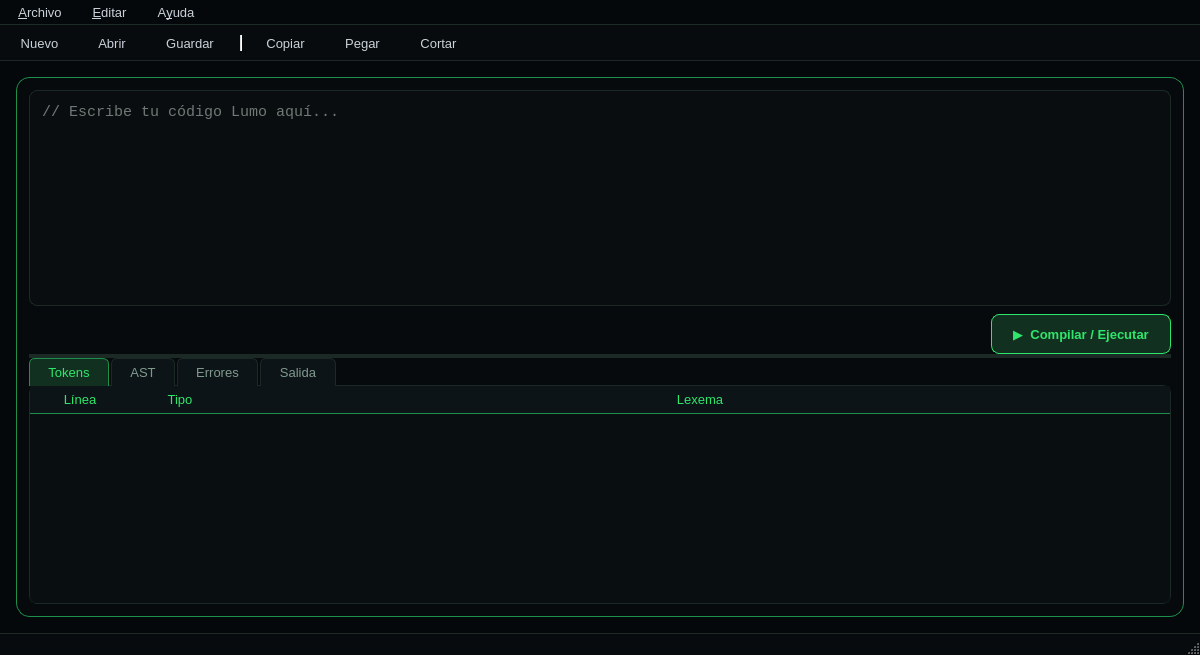
<?xml version="1.0" encoding="UTF-8"?>
<ui version="4.0">
 <class>EditorLumo</class>
 <widget class="QMainWindow" name="EditorLumo">
  <property name="geometry">
   <rect>
    <x>0</x>
    <y>0</y>
    <width>1200</width>
    <height>655</height>
   </rect>
  </property>
  <property name="minimumSize">
   <size>
    <width>800</width>
    <height>450</height>
   </size>
  </property>
  <property name="windowTitle">
   <string>Editor Lumo</string>
  </property>
  <property name="styleSheet">
   <string notr="true">/* ===== Base futurista: fondo oscuro con cuadrícula verde ===== */
QMainWindow {
    background-color: #05080a;
    background-image: url(:/fondo/cuadricula.png);
    background-repeat: repeat;
}
QWidget#centralwidget {
    background-color: #05080a;
    background-image: url(:/fondo/cuadricula.png);
    background-repeat: repeat;
}
QWidget {
    color: #c9d1d9;
    font-family: "Inter", "Segoe UI", "Noto Sans", sans-serif;
    font-size: 10pt;
}

/* ===== Marco principal con borde verde brillante (translúcido) ===== */
QFrame#marcoPrincipal {
    background-color: rgba(8, 12, 14, 150);
    border: 1px solid #1f8f4e;
    border-radius: 14px;
}

/* ===== Editor de código (translúcido) ===== */
QPlainTextEdit#plainTextEdit {
    background-color: rgba(10, 15, 18, 160);
    color: #d6e4dc;
    border: 1px solid #1c2a26;
    border-radius: 8px;
    padding: 8px;
    selection-background-color: #1f8f4e;
    selection-color: #ffffff;
    font-family: "JetBrains Mono", "Fira Code", "DejaVu Sans Mono", "Consolas", monospace;
    font-size: 11pt;
}
QPlainTextEdit#plainTextEdit:focus {
    border: 1px solid #2ee66b;
}

/* ===== Botón Compilar / Ejecutar ===== */
QPushButton#botonCompilar {
    background-color: #12301f;
    color: #2ee66b;
    border: 1px solid #2ee66b;
    border-radius: 8px;
    padding: 8px 20px;
    font-weight: 600;
    min-height: 22px;
}
QPushButton#botonCompilar:hover {
    background-color: #1a4a2e;
    color: #7dffa8;
    border: 1px solid #7dffa8;
}
QPushButton#botonCompilar:pressed {
    background-color: #2ee66b;
    color: #05080a;
}

/* ===== Pestañas ===== */
QTabWidget::pane {
    border: 1px solid #1c2a26;
    border-radius: 8px;
    background-color: rgba(10, 15, 18, 160);
    top: -1px;
}
QTabBar::tab {
    background-color: #0d1417;
    color: #7f9a8d;
    padding: 6px 18px;
    border: 1px solid #1c2a26;
    border-bottom: none;
    border-top-left-radius: 6px;
    border-top-right-radius: 6px;
    margin-right: 2px;
}
QTabBar::tab:selected {
    background-color: #12301f;
    color: #2ee66b;
    border-color: #1f8f4e;
}
QTabBar::tab:hover:!selected {
    color: #c9d1d9;
    background-color: #111b1e;
}

/* ===== Listas / tablas / texto de paneles ===== */
QTreeWidget, QTableWidget, QPlainTextEdit#textoSalida, QListWidget {
    background-color: rgba(10, 15, 18, 160);
    color: #d6e4dc;
    border: none;
    alternate-background-color: rgba(13, 20, 23, 160);
    gridline-color: #1c2a26;
    font-family: "JetBrains Mono", "Fira Code", "DejaVu Sans Mono", "Consolas", monospace;
}
QHeaderView::section {
    background-color: #0d1417;
    color: #2ee66b;
    border: none;
    border-bottom: 1px solid #1f8f4e;
    padding: 4px 8px;
}

/* ===== Menús, barra de herramientas, estado ===== */
QMenuBar {
    background-color: #05080a;
    color: #c9d1d9;
    border-bottom: 1px solid #1c2a26;
}
QMenuBar::item {
    padding: 5px 12px;
    background: transparent;
}
QMenuBar::item:selected {
    background-color: #12301f;
    color: #2ee66b;
    border-radius: 4px;
}
QMenu {
    background-color: #0a0f12;
    border: 1px solid #1f8f4e;
    border-radius: 6px;
    padding: 4px;
}
QMenu::item {
    padding: 6px 24px;
    border-radius: 4px;
}
QMenu::item:selected {
    background-color: #12301f;
    color: #2ee66b;
}
QMenu::separator {
    height: 1px;
    background: #1c2a26;
    margin: 4px 8px;
}
QToolBar {
    background-color: #070b0d;
    border: none;
    border-bottom: 1px solid #1c2a26;
    spacing: 6px;
    padding: 4px;
}
QToolButton {
    background: transparent;
    color: #c9d1d9;
    border: 1px solid transparent;
    border-radius: 6px;
    padding: 4px 10px;
}
QToolButton:hover {
    background-color: #12301f;
    border: 1px solid #1f8f4e;
    color: #2ee66b;
}
QStatusBar {
    background-color: #070b0d;
    color: #7f9a8d;
    border-top: 1px solid #1c2a26;
}
QLabel#etiquetaPosicion, QLabel#etiquetaEstado {
    color: #2ee66b;
    padding: 0 8px;
}

/* ===== Scrollbars ===== */
QScrollBar:vertical {
    background: #070b0d;
    width: 10px;
    margin: 0;
}
QScrollBar::handle:vertical {
    background: #1f8f4e;
    border-radius: 5px;
    min-height: 24px;
}
QScrollBar::add-line:vertical, QScrollBar::sub-line:vertical { height: 0; }
QScrollBar:horizontal {
    background: #070b0d;
    height: 10px;
    margin: 0;
}
QScrollBar::handle:horizontal {
    background: #1f8f4e;
    border-radius: 5px;
    min-width: 24px;
}
QScrollBar::add-line:horizontal, QScrollBar::sub-line:horizontal { width: 0; }
QSplitter::handle {
    background-color: #1c2a26;
}
QSplitter::handle:hover {
    background-color: #2ee66b;
}</string>
  </property>
  <widget class="QWidget" name="centralwidget">
   <layout class="QVBoxLayout" name="layoutCentral">
    <property name="spacing">
     <number>8</number>
    </property>
    <property name="leftMargin">
     <number>16</number>
    </property>
    <property name="topMargin">
     <number>16</number>
    </property>
    <property name="rightMargin">
     <number>16</number>
    </property>
    <property name="bottomMargin">
     <number>16</number>
    </property>
    <item>
     <widget class="QFrame" name="marcoPrincipal">
      <property name="frameShape">
       <enum>QFrame::StyledPanel</enum>
      </property>
      <property name="frameShadow">
       <enum>QFrame::Plain</enum>
      </property>
      <layout class="QVBoxLayout" name="layoutMarco">
       <property name="spacing">
        <number>10</number>
       </property>
       <property name="leftMargin">
        <number>12</number>
       </property>
       <property name="topMargin">
        <number>12</number>
       </property>
       <property name="rightMargin">
        <number>12</number>
       </property>
       <property name="bottomMargin">
        <number>12</number>
       </property>
       <item>
        <widget class="QSplitter" name="splitterPrincipal">
         <property name="orientation">
          <enum>Qt::Vertical</enum>
         </property>
         <property name="handleWidth">
          <number>4</number>
         </property>
         <widget class="QWidget" name="contenedorEditor">
          <layout class="QVBoxLayout" name="layoutEditor">
           <property name="spacing">
            <number>8</number>
           </property>
           <property name="leftMargin">
            <number>0</number>
           </property>
           <property name="topMargin">
            <number>0</number>
           </property>
           <property name="rightMargin">
            <number>0</number>
           </property>
           <property name="bottomMargin">
            <number>0</number>
           </property>
           <item>
            <widget class="EditorCodigo" name="plainTextEdit">
             <property name="font">
              <font>
               <family>Monospace</family>
               <pointsize>11</pointsize>
              </font>
             </property>
             <property name="lineWrapMode">
              <enum>QPlainTextEdit::NoWrap</enum>
             </property>
             <property name="tabStopDistance">
              <double>32.000000000000000</double>
             </property>
             <property name="placeholderText">
              <string>// Escribe tu código Lumo aquí...</string>
             </property>
            </widget>
           </item>
           <item>
            <layout class="QHBoxLayout" name="layoutBotonEjecutar">
             <property name="spacing">
              <number>8</number>
             </property>
             <item>
              <spacer name="espaciadorIzquierdo">
               <property name="orientation">
                <enum>Qt::Horizontal</enum>
               </property>
               <property name="sizeHint" stdset="0">
                <size>
                 <width>40</width>
                 <height>20</height>
                </size>
               </property>
              </spacer>
             </item>
             <item>
              <widget class="QPushButton" name="botonCompilar">
               <property name="minimumSize">
                <size>
                 <width>180</width>
                 <height>36</height>
                </size>
               </property>
               <property name="cursor">
                <cursorShape>PointingHandCursor</cursorShape>
               </property>
               <property name="toolTip">
                <string>Compilar y ejecutar el código (F5)</string>
               </property>
               <property name="text">
                <string>▶  Compilar / Ejecutar</string>
               </property>
               <property name="shortcut">
                <string>F5</string>
               </property>
              </widget>
             </item>
            </layout>
           </item>
          </layout>
         </widget>
         <widget class="QTabWidget" name="panelesResultados">
          <property name="currentIndex">
           <number>0</number>
          </property>
          <property name="documentMode">
           <bool>false</bool>
          </property>
          <widget class="QWidget" name="pestañasTokens">
           <attribute name="title">
            <string>Tokens</string>
           </attribute>
           <layout class="QVBoxLayout" name="layoutTokens">
            <property name="leftMargin">
             <number>0</number>
            </property>
            <property name="topMargin">
             <number>0</number>
            </property>
            <property name="rightMargin">
             <number>0</number>
            </property>
            <property name="bottomMargin">
             <number>0</number>
            </property>
            <item>
             <widget class="QTableWidget" name="tablaTokens">
              <property name="alternatingRowColors">
               <bool>true</bool>
              </property>
              <property name="editTriggers">
               <set>QAbstractItemView::NoEditTriggers</set>
              </property>
              <property name="selectionBehavior">
               <enum>QAbstractItemView::SelectRows</enum>
              </property>
              <attribute name="horizontalHeaderStretchLastSection">
               <bool>true</bool>
              </attribute>
              <attribute name="verticalHeaderVisible">
               <bool>false</bool>
              </attribute>
              <column>
               <property name="text">
                <string>Línea</string>
               </property>
              </column>
              <column>
               <property name="text">
                <string>Tipo</string>
               </property>
              </column>
              <column>
               <property name="text">
                <string>Lexema</string>
               </property>
              </column>
             </widget>
            </item>
           </layout>
          </widget>
          <widget class="QWidget" name="pestañasAST">
           <attribute name="title">
            <string>AST</string>
           </attribute>
           <layout class="QVBoxLayout" name="layoutAST">
            <property name="leftMargin">
             <number>0</number>
            </property>
            <property name="topMargin">
             <number>0</number>
            </property>
            <property name="rightMargin">
             <number>0</number>
            </property>
            <property name="bottomMargin">
             <number>0</number>
            </property>
            <item>
             <widget class="QTreeWidget" name="arbolAST">
              <property name="alternatingRowColors">
               <bool>true</bool>
              </property>
              <column>
               <property name="text">
                <string>Nodo</string>
               </property>
              </column>
             </widget>
            </item>
           </layout>
          </widget>
          <widget class="QWidget" name="pestañasErrores">
           <attribute name="title">
            <string>Errores</string>
           </attribute>
           <layout class="QVBoxLayout" name="layoutErrores">
            <property name="leftMargin">
             <number>0</number>
            </property>
            <property name="topMargin">
             <number>0</number>
            </property>
            <property name="rightMargin">
             <number>0</number>
            </property>
            <property name="bottomMargin">
             <number>0</number>
            </property>
            <item>
             <widget class="QTableWidget" name="tablaErrores">
              <property name="alternatingRowColors">
               <bool>true</bool>
              </property>
              <property name="editTriggers">
               <set>QAbstractItemView::NoEditTriggers</set>
              </property>
              <property name="selectionBehavior">
               <enum>QAbstractItemView::SelectRows</enum>
              </property>
              <attribute name="horizontalHeaderStretchLastSection">
               <bool>true</bool>
              </attribute>
              <attribute name="verticalHeaderVisible">
               <bool>false</bool>
              </attribute>
              <column>
               <property name="text">
                <string>Línea</string>
               </property>
              </column>
              <column>
               <property name="text">
                <string>Columna</string>
               </property>
              </column>
              <column>
               <property name="text">
                <string>Descripción</string>
               </property>
              </column>
             </widget>
            </item>
           </layout>
          </widget>
          <widget class="QWidget" name="pestañasSalida">
           <attribute name="title">
            <string>Salida</string>
           </attribute>
           <layout class="QVBoxLayout" name="layoutSalida">
            <property name="leftMargin">
             <number>0</number>
            </property>
            <property name="topMargin">
             <number>0</number>
            </property>
            <property name="rightMargin">
             <number>0</number>
            </property>
            <property name="bottomMargin">
             <number>0</number>
            </property>
            <item>
             <widget class="QPlainTextEdit" name="textoSalida">
              <property name="font">
               <font>
                <family>Monospace</family>
                <pointsize>10</pointsize>
               </font>
              </property>
              <property name="readOnly">
               <bool>true</bool>
              </property>
              <property name="placeholderText">
               <string>La salida del programa aparecerá aquí...</string>
              </property>
             </widget>
            </item>
           </layout>
          </widget>
         </widget>
        </widget>
       </item>
      </layout>
     </widget>
    </item>
   </layout>
  </widget>
  <widget class="QMenuBar" name="barraMenu">
   <property name="geometry">
    <rect>
     <x>0</x>
     <y>0</y>
     <width>1200</width>
     <height>30</height>
    </rect>
   </property>
   <widget class="QMenu" name="menuArchivo">
    <property name="title">
     <string>&amp;Archivo</string>
    </property>
    <addaction name="actionNuevo"/>
    <addaction name="actionAbrir"/>
    <addaction name="actionGuardar"/>
   </widget>
   <widget class="QMenu" name="menuEditar">
    <property name="title">
     <string>&amp;Editar</string>
    </property>
    <addaction name="actionCopiar"/>
    <addaction name="actionPegar"/>
    <addaction name="actionCortar"/>
   </widget>
   <widget class="QMenu" name="menuAyuda">
    <property name="title">
     <string>A&amp;yuda</string>
    </property>
    <addaction name="actionAcercaDe"/>
   </widget>
   <addaction name="menuArchivo"/>
   <addaction name="menuEditar"/>
   <addaction name="menuAyuda"/>
  </widget>
  <widget class="QToolBar" name="barraHerramientas">
   <property name="windowTitle">
    <string>Barra de herramientas</string>
   </property>
   <property name="movable">
    <bool>false</bool>
   </property>
   <property name="iconSize">
    <size>
     <width>18</width>
     <height>18</height>
    </size>
   </property>
   <property name="toolButtonStyle">
    <enum>Qt::ToolButtonTextOnly</enum>
   </property>
   <attribute name="toolBarArea">
    <enum>TopToolBarArea</enum>
   </attribute>
   <attribute name="toolBarBreak">
    <bool>false</bool>
   </attribute>
   <addaction name="actionNuevo"/>
   <addaction name="actionAbrir"/>
   <addaction name="actionGuardar"/>
   <addaction name="separator"/>
   <addaction name="actionCopiar"/>
   <addaction name="actionPegar"/>
   <addaction name="actionCortar"/>
  </widget>
  <widget class="QStatusBar" name="barraEstado">
   <property name="sizeGripEnabled">
    <bool>true</bool>
   </property>
  </widget>
  <action name="actionNuevo">
   <property name="text">
    <string>Nuevo</string>
   </property>
   <property name="toolTip">
    <string>Crear un archivo nuevo</string>
   </property>
   <property name="shortcut">
    <string>Ctrl+N</string>
   </property>
  </action>
  <action name="actionAbrir">
   <property name="text">
    <string>Abrir</string>
   </property>
   <property name="toolTip">
    <string>Abrir un archivo</string>
   </property>
   <property name="shortcut">
    <string>Ctrl+O</string>
   </property>
  </action>
  <action name="actionGuardar">
   <property name="text">
    <string>Guardar</string>
   </property>
   <property name="toolTip">
    <string>Guardar el archivo actual</string>
   </property>
   <property name="shortcut">
    <string>Ctrl+S</string>
   </property>
  </action>
  <action name="actionCopiar">
   <property name="text">
    <string>Copiar</string>
   </property>
   <property name="toolTip">
    <string>Copiar la selección</string>
   </property>
   <property name="shortcut">
    <string>Ctrl+C</string>
   </property>
  </action>
  <action name="actionPegar">
   <property name="text">
    <string>Pegar</string>
   </property>
   <property name="toolTip">
    <string>Pegar desde el portapapeles</string>
   </property>
   <property name="shortcut">
    <string>Ctrl+V</string>
   </property>
  </action>
  <action name="actionCortar">
   <property name="text">
    <string>Cortar</string>
   </property>
   <property name="toolTip">
    <string>Cortar la selección</string>
   </property>
   <property name="shortcut">
    <string>Ctrl+X</string>
   </property>
  </action>
  <action name="actionAcercaDe">
   <property name="text">
    <string>Acerca de</string>
   </property>
   <property name="toolTip">
    <string>Información sobre Editor Lumo</string>
   </property>
  </action>
 </widget>
 <customwidgets>
  <customwidget>
   <class>EditorCodigo</class>
   <extends>QPlainTextEdit</extends>
   <header>editor_codigo</header>
  </customwidget>
 </customwidgets>
 <tabstops>
  <tabstop>plainTextEdit</tabstop>
  <tabstop>botonCompilar</tabstop>
  <tabstop>panelesResultados</tabstop>
  <tabstop>tablaTokens</tabstop>
  <tabstop>arbolAST</tabstop>
  <tabstop>tablaErrores</tabstop>
  <tabstop>textoSalida</tabstop>
 </tabstops>
 <resources>
  <include location="recursos.qrc"/>
 </resources>
 <connections/>
</ui>
